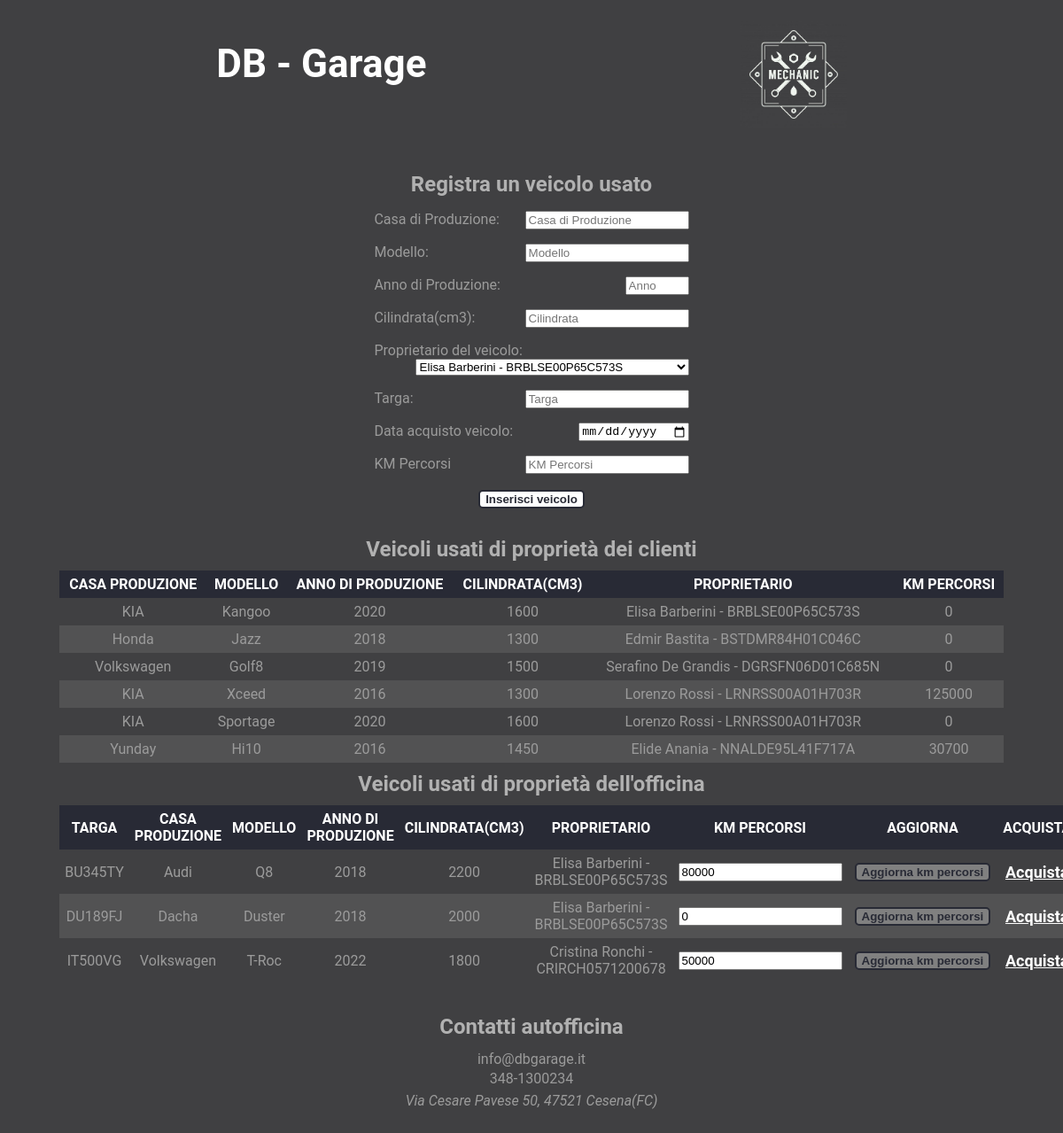
The app's page /app-web/gestione_veicolo_usato.php with its own data.
### tables this page shows
CREATE TABLE `attestato_proprieta` (
  `CF_proprietario` char(16) NOT NULL,
  `targa` varchar(7) NOT NULL,
  `scaduto` int(1) NOT NULL,
  `data_attestato` date NOT NULL
);

CREATE TABLE `veicolo_usato` (
  `casa_produttrice` char(15) NOT NULL,
  `modello` char(20) NOT NULL,
  `anno_produzione` year(4) NOT NULL,
  `cilindrata` char(10) NOT NULL,
  `km_percorsi` int(6) DEFAULT NULL,
  `targa` varchar(7) NOT NULL
);

CREATE TABLE `cliente` (
  `CF_cliente` char(16) NOT NULL,
  `nome` char(20) NOT NULL,
  `cognome` char(20) NOT NULL,
  `data_nascita` date NOT NULL,
  `telefono` char(10) NOT NULL,
  `email` varchar(50) DEFAULT NULL
);

### app-web/gestione_veicolo_usato.php (called while the page is built, shortened)
<?php
    require_once 'require.php';
    $SetParameters["titolo"] = "Gestione Veicoli";
    $SetParameters["file"] = "nuovo_veicolo_usato.php";
	$SetParameters["proprietari"] = $db->getClients();
	$SetParameters["veicoli"] = $db->getAllClientsCar();
	$SetParameters["veicoli_officina"] = $db->getAllGarageCar();
    require("template/base.php");
?>

### app-web/require.php (called while the page is built, shortened)
<?php
require_once("databasegarage.php");
$db = new DatabaseHelper("127.0.0.1", "root", "", "officina", 3306);
$SetParameters["scripts"] = array();
?>

### app-web/databasegarage.php (called while the page is built, shortened)
<?php
class DatabaseHelper {
	private $db;
	public function __construct($servername, $username, $password, $dbname, $port) {
		$this->db = new mysqli($servername, $username, $password, $dbname, $port);
	}
    public function getAllGarageCar(){
        $statement = $this->db->prepare("SELECT v.*,a.CF_proprietario, c.nome  AS 'nome_proprietario', c.cognome AS 'cognome_proprietario'
        FROM ATTESTATO_PROPRIETA a
        JOIN VEICOLO_USATO v ON a.targa = v.targa
        JOIN CLIENTE c ON a.CF_proprietario = c.CF_cliente
        WHERE a.scaduto=1");
		$statement->execute();
		$result = $statement->get_result();
		return $result->fetch_all(MYSQLI_ASSOC);
    }
    public function getAllClientsCar(){
        $statement = $this->db->prepare("SELECT v.*,a.CF_proprietario, c.nome  AS 'nome_proprietario', c.cognome AS 'cognome_proprietario'
        FROM ATTESTATO_PROPRIETA a
        JOIN VEICOLO_USATO v ON a.targa = v.targa
        JOIN CLIENTE c ON a.CF_proprietario = c.CF_cliente
        WHERE a.scaduto=0");
		$statement->execute();
		$result = $statement->get_result();
		return $result->fetch_all(MYSQLI_ASSOC);
    }
    public function getClients(){
        $statement = $this->db->prepare("SELECT * FROM CLIENTE");
		$statement->execute();
		$result = $statement->get_result();
		return $result->fetch_all(MYSQLI_ASSOC);
    }
}
?>

### app-web/template/nuovo_veicolo_usato.php (the view)
<section>
	<h2>Registra un veicolo usato</h2>
	<form action="#" method="POST">
		<ul>
			<li>
				<label for="veicoloCasaProd"> Casa di Produzione: </label>
				<input type="text" name="veicoloCasaProd" placeholder="Casa di Produzione" maxlength="16" required>
			</li>
			<li>
				<label for="veicoloModello"> Modello: </label>
				<input type="text" name="veicoloModello" placeholder="Modello" maxlength="20" required>
			</li>
			<li>
				<label for="veicoloAnnoProd"> Anno di Produzione: </label>
				<input type="number" min="1900" max="2022"  step="1" name="veicoloAnnoProd" placeholder="Anno" required>
			</li>
			<li>
				<label for="veicoloCilindrata"> Cilindrata(cm3): </label>
				<input type="number" maxlength="10" name="veicoloCilindrata" placeholder="Cilindrata" required>
			</li>
			<li>
				<label for="proprietario"> Proprietario del veicolo: </label>
				<select name="proprietarioVeicolo">
				<?php foreach($SetParameters["proprietari"] as $proprietario) :?>
					<option value="<?php echo $proprietario["CF_cliente"]; ?>"><?php echo $proprietario["nome"]." ".$proprietario["cognome"]." - ".$proprietario["CF_cliente"]; ?></option>
				<?php endforeach; ?>
				</select>
			</li>
			<li>
				<label for="veicoloTarga"> Targa: </label>
				<input type="text" name="veicoloTarga" placeholder="Targa" maxlength="7" required>
			</li>
			<li>
				<label for="dataAppropriazione"> Data acquisto veicolo: </label>
				<input type="date" name="dataAppropriazione" placeholder="dataAppropriazione" required>
			</li>
			<li>
				<label for="veicoloKmPercorsi">KM Percorsi</label>
				<input type="number" maxlength="10" name="veicoloKmPercorsi" placeholder="KM Percorsi" required>
			</li>
		</ul>
		<input type="submit" name="inserisciVeicolo"  value="Inserisci veicolo">
	</form>
</section>
<section class="tabelle">
	<h2>Veicoli usati di proprietà dei clienti</h2>
	<table>
		<thead>
			<tr>
				<th>CASA PRODUZIONE</th><th>MODELLO</th><th>ANNO DI PRODUZIONE</th><th>CILINDRATA(CM3)</th><th>PROPRIETARIO</th><th>KM PERCORSI</th>
			</tr>
		</thead>
		<tbody>
			<?php foreach($SetParameters["veicoli"] as $veicolo) :?>
				<tr class="noform">
					<td><?php echo $veicolo["casa_produttrice"]; ?></td>
					<td><?php echo $veicolo["modello"]; ?></td>
					<td><?php echo $veicolo["anno_produzione"]; ?></td>
					<td><?php echo $veicolo["cilindrata"]; ?></td>
					<td><?php echo $veicolo["nome_proprietario"]." ".$veicolo["cognome_proprietario"]." - ".$veicolo["CF_proprietario"]; ?></td>
					<td><?php echo $veicolo["km_percorsi"]; ?></td>
				</tr>
			<?php endforeach; ?>
		</tbody>
	</table>
	<h2>Veicoli usati di proprietà dell'officina</h2>
	<table>
		<thead>
			<tr>
			<th>TARGA</th><th>CASA PRODUZIONE</th><th>MODELLO</th><th>ANNO DI PRODUZIONE</th><th>CILINDRATA(CM3)</th><th>PROPRIETARIO</th><th>KM PERCORSI</th><th>AGGIORNA</th><th>ACQUISTA</th>
			</tr>
		</thead>
		<tbody>
			<?php foreach($SetParameters["veicoli_officina"] as $veicolo) :?>
			<form action="#" method="POST">
				<tr>
					<td><input type="hidden" id='<?php echo $veicolo["targa"];?>' name="veicoloTarga" value=<?php echo $veicolo["targa"]; ?>> <?php echo $veicolo["targa"]?></td>
					<td><input type="hidden" id='<?php echo $veicolo["targa"];?>' name="veicoloCasaProduttrice" value=<?php echo  $veicolo["casa_produttrice"]; ?>><?php echo  $veicolo["casa_produttrice"]; ?></td>
					<td><input type="hidden" id='<?php echo $veicolo["targa"];?>' name="veicoloModelloUsato" value=<?php echo  $veicolo["modello"]; ?>><?php echo  $veicolo["modello"]; ?></td>
					<td><input type="hidden" id='<?php echo $veicolo["targa"];?>' name="veicoloAnnoProduzione" value=<?php echo  $veicolo["anno_produzione"]; ?>><?php echo  $veicolo["anno_produzione"]; ?></td>
					<td><input type="hidden" id='<?php echo $veicolo["targa"];?>' name="veicoloCilindrataUsato" value=<?php echo  $veicolo["cilindrata"]; ?>><?php echo  $veicolo["cilindrata"]; ?></td>
					<td><?php echo $veicolo["nome_proprietario"]." ".$veicolo["cognome_proprietario"]." - ".$veicolo["CF_proprietario"]; ?></td>
					<td><input type="number" id='<?php echo $veicolo["targa"];?>' min="1" name="kmPercorsiVeicolo" placeholder="Inserisci km percorsi" value=<?php echo  $veicolo["km_percorsi"]?>></td>
					<td>
						<input disabled type="submit" id='<?php echo $veicolo["targa"];?>' name="aggiornaKmPercorsi" value="Aggiorna km percorsi">
					</td>
					<td><a href="gestione_transazioni.php">Acquista</a></td>
				</tr>
			</form>
			<?php endforeach; ?>
		</tbody>
	</table>
</section>

### app-web/css/style.css (style rules this page uses)
body { text-align: center; display: flex; flex-direction: column; align-items: center; background-color: rgb(64,64,66); }
h2 { margin: 10px 0; color: rgb(177,177,177); }
ul { padding: 0; list-style-type: none; display: flex; justify-content: space-around; }
form ul { display: flex; flex-direction: column; gap: 2vh; }
form > ul *:not(legend, ul) { float: right; }
a { text-decoration: none; }
form > ul > li label, form fieldset > ul > li > label { float: left; }
table, .l100 { border-spacing: 0; width: 100%; margin: 10px 0; }
td, th { padding: 0.5vw; text-align: center; }
thead tr, caption { background-color: #282A35; color: white; }
tr.noform:nth-child(even), tr:nth-child(4n) { background-color: #7272725c; }
section { margin: 20px 25%; width: 30%; }
section.tabelle { margin: 0px 5%; width: 90%; }
input[type="submit"], button:hover { margin: 2px; background-color: white; color: #282A35; border-radius: 5px; font-weight: 600; border: 2px solid #282A35; font-family: sans-serif; }
input[type="submit"]:disabled { background-color: grey; }
body { font-family: 'Roboto', 'Gill Sans MT', Calibri, 'Trebuchet MS', sans-serif; color: rgb(155,155,155); }
td > a { color: white; font-size: 18px; font-weight: bold; text-decoration: underline; }

### records on screen
attestato_proprieta: veicolo_usato.casa_produttrice "KIA", veicolo_usato.modello "Kangoo", veicolo_usato.anno_produzione "2020", veicolo_usato.cilindrata "1600", cliente.nome "Elisa", cliente.cognome "Barberini", CF_proprietario "BRBLSE00P65C573S", veicolo_usato.km_percorsi "0"
attestato_proprieta: veicolo_usato.casa_produttrice "Honda", veicolo_usato.modello "Jazz", veicolo_usato.anno_produzione "2018", veicolo_usato.cilindrata "1300", cliente.nome "Edmir", cliente.cognome "Bastita", CF_proprietario "BSTDMR84H01C046C", veicolo_usato.km_percorsi "0"
attestato_proprieta: veicolo_usato.casa_produttrice "Volkswagen", veicolo_usato.modello "Golf8", veicolo_usato.anno_produzione "2019", veicolo_usato.cilindrata "1500", cliente.nome "Serafino", cliente.cognome "De Grandis", CF_proprietario "DGRSFN06D01C685N", veicolo_usato.km_percorsi "0"
attestato_proprieta: veicolo_usato.casa_produttrice "KIA", veicolo_usato.modello "Xceed", veicolo_usato.anno_produzione "2016", veicolo_usato.cilindrata "1300", cliente.nome "Lorenzo", cliente.cognome "Rossi", CF_proprietario "LRNRSS00A01H703R", veicolo_usato.km_percorsi "125000"
attestato_proprieta: veicolo_usato.casa_produttrice "KIA", veicolo_usato.modello "Sportage", veicolo_usato.anno_produzione "2020", veicolo_usato.cilindrata "1600", cliente.nome "Lorenzo", cliente.cognome "Rossi", CF_proprietario "LRNRSS00A01H703R", veicolo_usato.km_percorsi "0"
attestato_proprieta: veicolo_usato.casa_produttrice "Yunday", veicolo_usato.modello "Hi10", veicolo_usato.anno_produzione "2016", veicolo_usato.cilindrata "1450", cliente.nome "Elide", cliente.cognome "Anania", CF_proprietario "NNALDE95L41F717A", veicolo_usato.km_percorsi "30700"
attestato_proprieta: veicolo_usato.targa "BU345TY", veicolo_usato.casa_produttrice "Audi", veicolo_usato.modello "Q8", veicolo_usato.anno_produzione "2018", veicolo_usato.cilindrata "2200", cliente.nome "Elisa", cliente.cognome "Barberini", CF_proprietario "BRBLSE00P65C573S", kmPercorsiVeicolo "80000"
attestato_proprieta: veicolo_usato.targa "DU189FJ", veicolo_usato.casa_produttrice "Dacha", veicolo_usato.modello "Duster", veicolo_usato.anno_produzione "2018", veicolo_usato.cilindrata "2000", cliente.nome "Elisa", cliente.cognome "Barberini", CF_proprietario "BRBLSE00P65C573S", kmPercorsiVeicolo "0"
attestato_proprieta: veicolo_usato.targa "IT500VG", veicolo_usato.casa_produttrice "Volkswagen", veicolo_usato.modello "T-Roc", veicolo_usato.anno_produzione "2022", veicolo_usato.cilindrata "1800", cliente.nome "Cristina", cliente.cognome "Ronchi", CF_proprietario "CRIRCH0571200678", kmPercorsiVeicolo "50000"

### other values on screen
form field proprietarioVeicolo "Elisa Barberini - BRBLSE00P65C573S"
